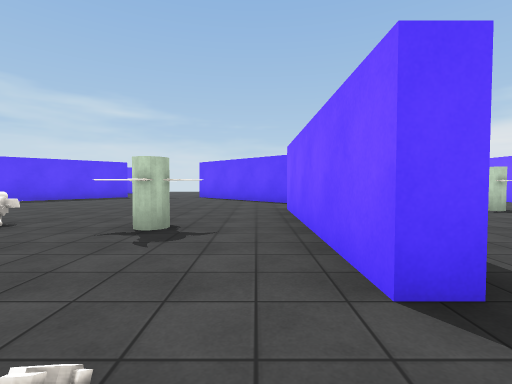
view 1 (above)

21 first-person views from a walk through a scene from a Unity 3-D project. The camera is 1.3 m above the floor, tilts 2° down and sees 85° across. The floor is counted in squares, 2 m on a side. Each view is taken from the middle of a square. On the plan, view 1 faces up. The plan holds only what a view shows up to about 9 squares ahead; the rest is blank. The player character is not drawn. Surface patterns are stand-ins for the level's own textures.

view 2
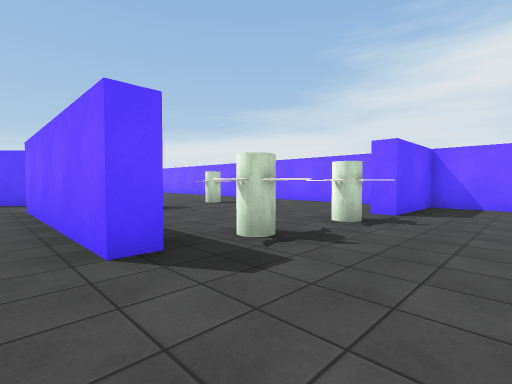

view 3
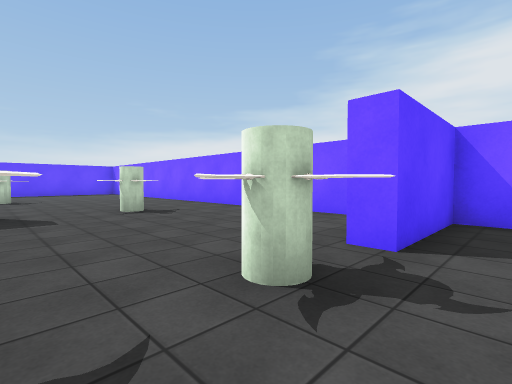

view 4
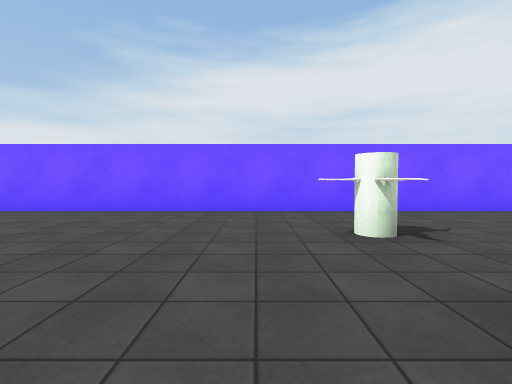

view 5
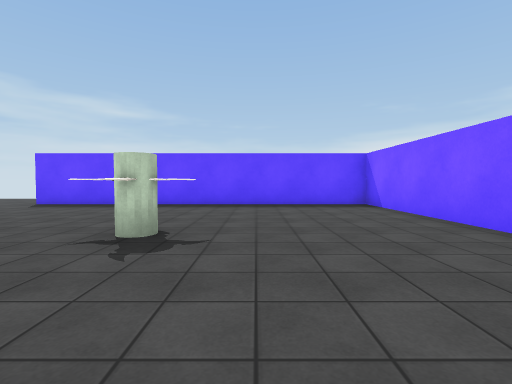

view 6
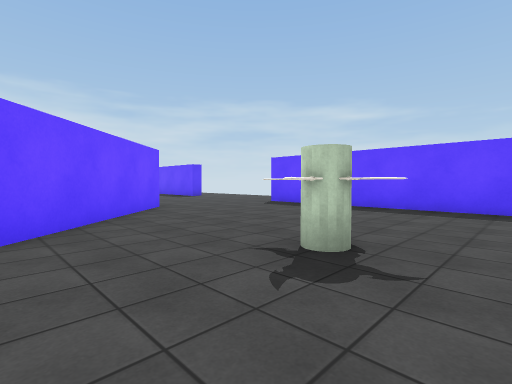

view 7
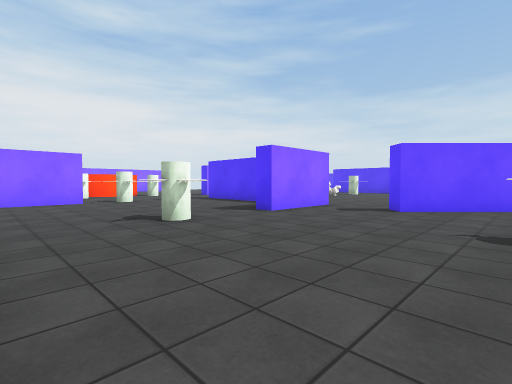

view 8
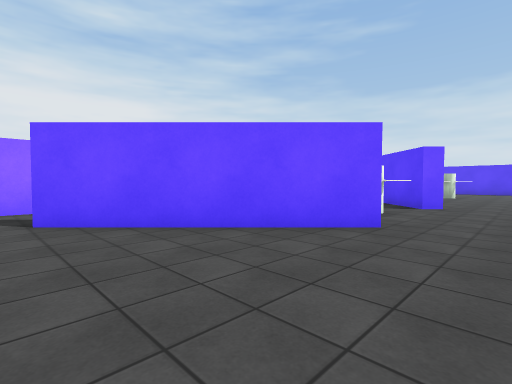

view 9
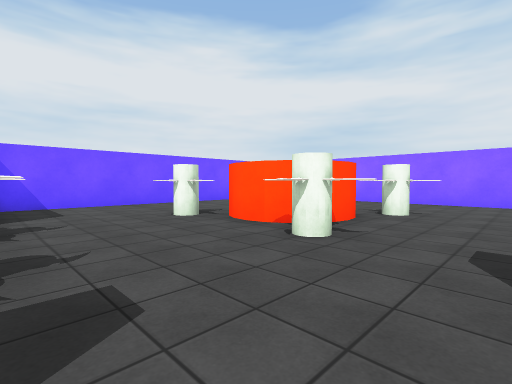

view 10
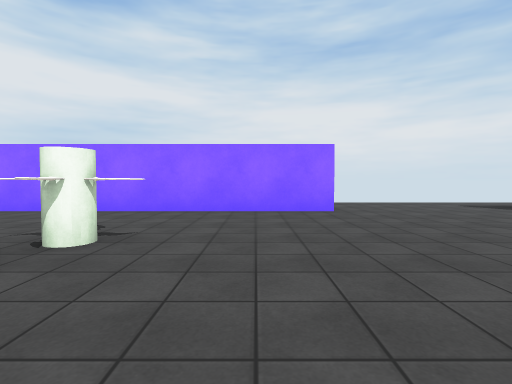

view 11
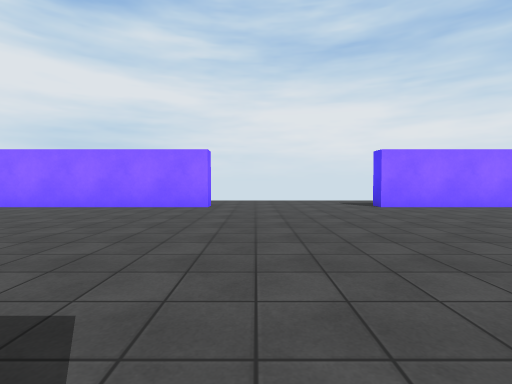

view 12
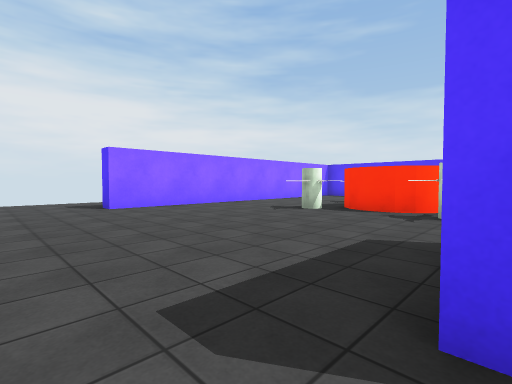

view 13
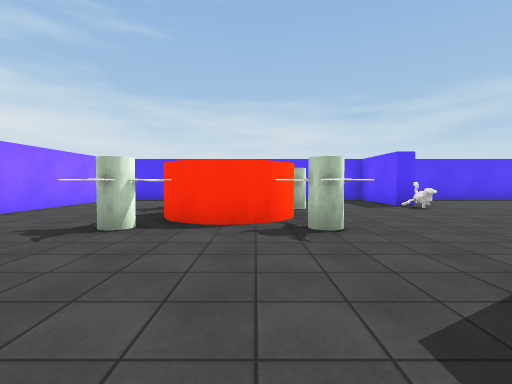

view 14
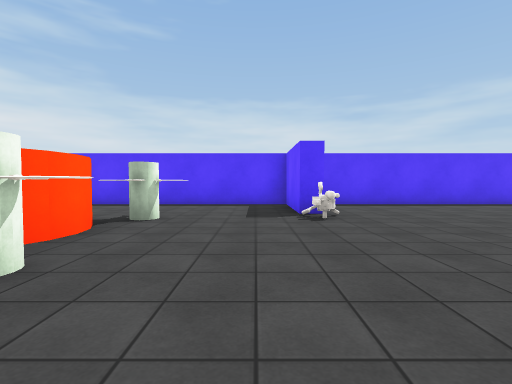

view 15
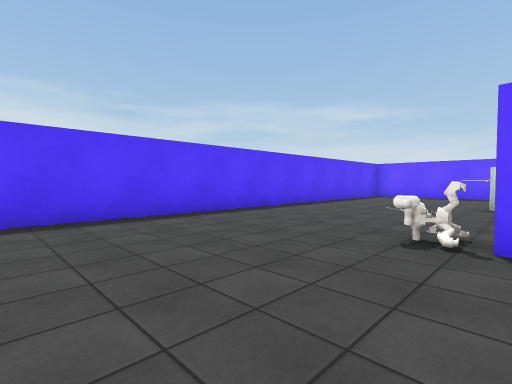

view 16
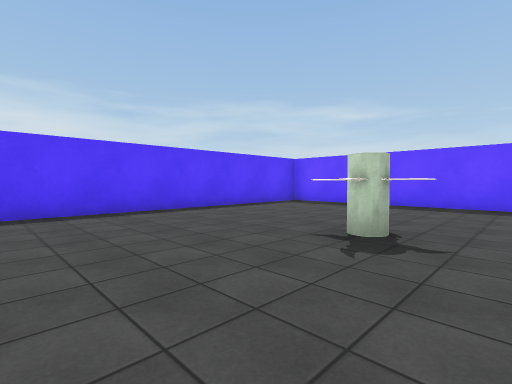

view 17
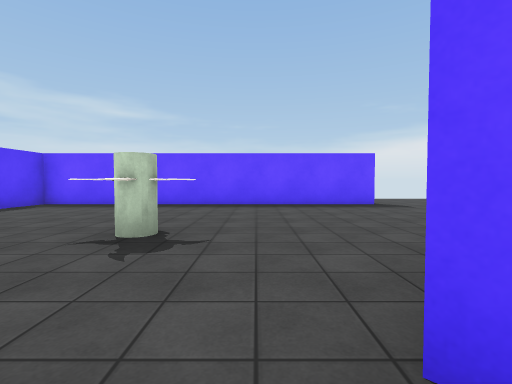

view 18
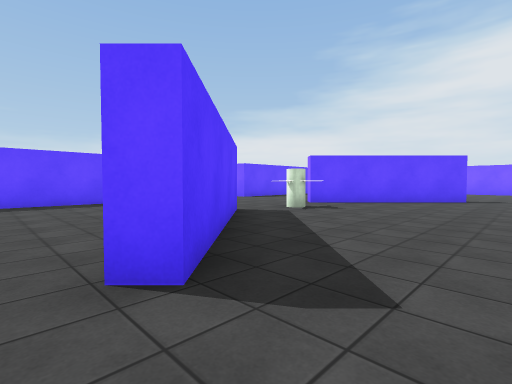

view 19
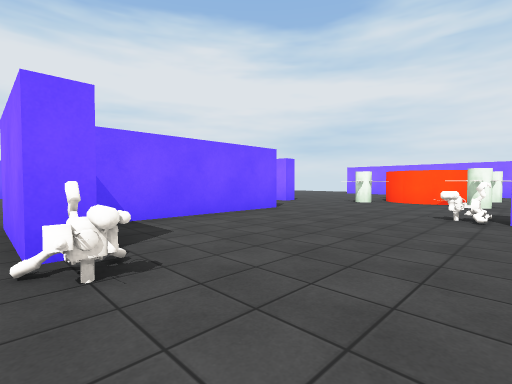

view 20
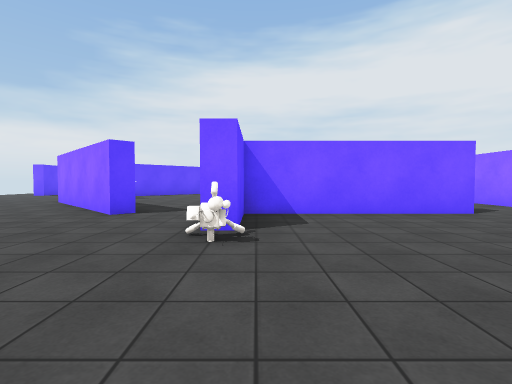

view 21
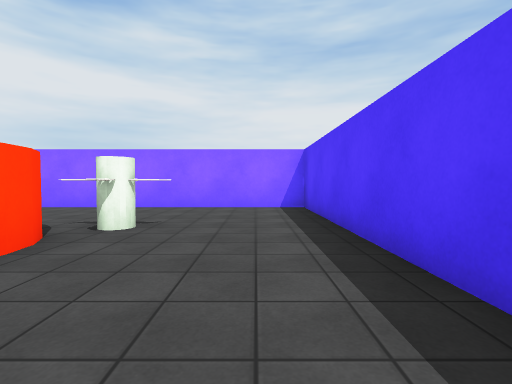

### Floor plan
Points are (right, up) in squares from view 1. A wall is a line through its corners. A room is listed if a view was taken in it or the views show most of it. See-through windows are left out.
Room 1 (views 1, 2, 3, 4, 5, 6, 7, 8, 9)
walls: (0.8, 6.8) (3.2, 6.8) (3.2, 6.2); (5.8, 1.4) (7.6, 1.4); (1.4, 1.5) (0.8, 1.5) (0.8, 2.5); (8.3, 2.2) (8.3, 16.3) (-1.5, 16.3); (-2.2, 12.5) (1.4, 8.9); (3.5, -2.3) (3.9, -2.3) (4.3, -2.5); (3.1, -2.3) (3.7, -2.2); (2.7, -2.5) (3.3, -2.2)
ways out: opening at (3.3, -1.3) to room 2; gap at (6, 1) to room 2; opening at (-2.7, 14); opening at (-0.8, 1.5); opening at (1, 7.5)
objects: other object (2, 1) to (3, 2); other object (3, 11) to (4, 12); other object (4, 1) to (5, 2); other object (5, 6) to (6, 7)
Room 2 (views 10, 11, 12, 13, 14, 15, 16, 17, 18, 19, 20, 21)
walls: (-9.3, 1.4) (-9.3, 6.3) (-11.3, 6.3) (-11.3, 6.8) (-8.8, 6.8); (-10.5, -2.8) (-10.3, -3.1); (-11.3, -2.2) (-10.8, -2.5); (-10.3, -3.5) (-10.3, -4.1); (-11.7, -2.2) (-10.9, -2.3) (-10.3, -2.9) (-10.2, -3.9) (-10.8, -4.5) (-11.1, -4.7); (-10.2, -3.7) (-10.6, -4.4); (-12.1, -2.3) (-11.5, -2.2); (-12.6, -2.8) (-12.2, -2.5) (-11.9, -2.3); (-13.7, 1.5) (-13.7, 0.9) (-16.2, 0.9) (-16.2, -8.2) (-6.3, -8.2) (-6.3, -8.8); (-12.5, -4.3) (-12.7, -3.9) (-12.8, -3.4); (-9.1, 8.6) (-9.4, 8.9) (-5.9, 12.4); (-1.8, -8.8) (-1.8, -8.2) (5.8, -8.2); (2.3, -3.9) (2.2, -3.5) (2.3, -3.1); (-6.4, 16.3) (-16.2, 16.3) (-16.2, 2); (8.3, -3.5) (8.3, 0.9) (5.8, 0.9) (5.8, 1.4)
ways out: opening at (3.3, -1.3) to room 1; gap at (6, 1) to room 1; opening at (-9, 7.5); opening at (-7, 14); opening at (-5.8, -0.4); gap at (-14, 1); gap at (-11, 6)
objects: other object (-13, -5); other object (-13, -2); other object (-13, 1); other object (-12, 6); other object (-12, 11) to (-11, 12); other object (-10, -5); other object (-10, -2); other object (2, -5); other object (2, -2); other object (5, -2)

Positions as (right, up) in squares from view 1, and headings:
1: (0, 0), facing up
2: (0, -1), facing up-right
3: (3, 0), facing up-right
4: (2, 8), facing right
5: (5, 8), facing up
6: (5, 9), facing up-left
7: (8, 11), facing down-left
8: (2, 14), facing down-left
9: (0, 1), facing down-right
10: (0, -2), facing down
11: (-3, -1), facing down
12: (-4, -1), facing down-left
13: (-6, -3), facing left
14: (-8, 0), facing left
15: (-11, 3), facing up-left
16: (-10, 8), facing up-left
17: (-10, 8), facing up
18: (-10, 7), facing up-right
19: (-14, 7), facing down-right
20: (-15, 6), facing right
21: (-15, -1), facing down
